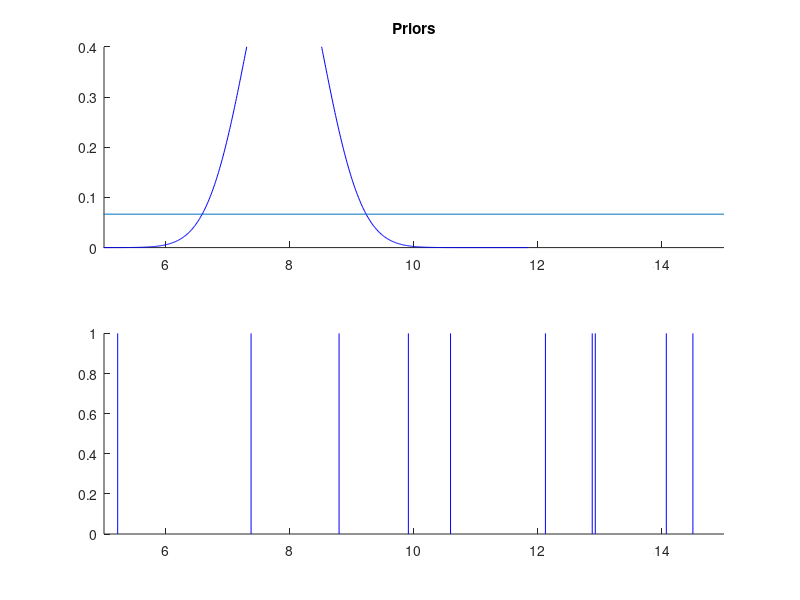
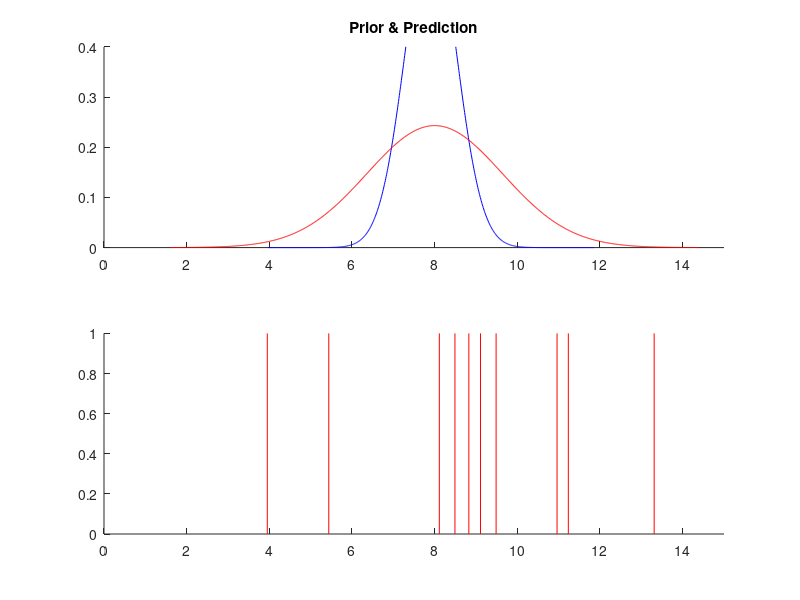
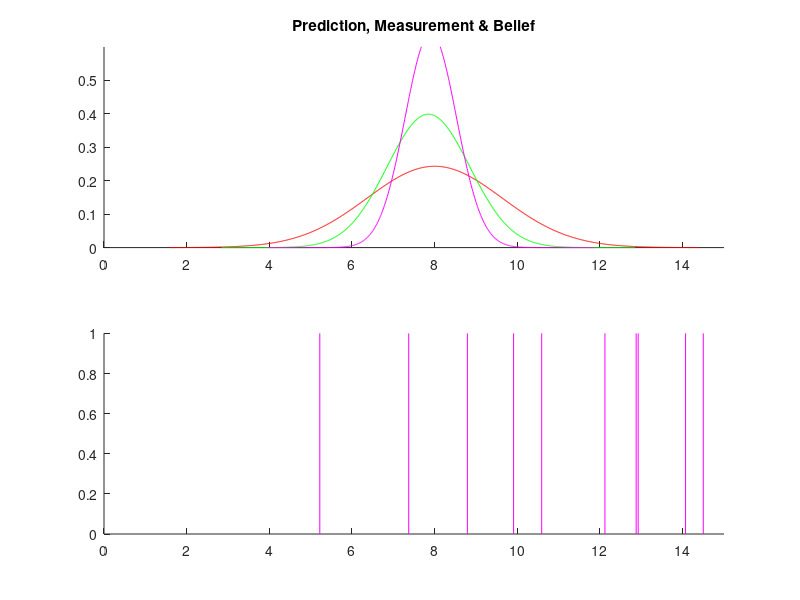
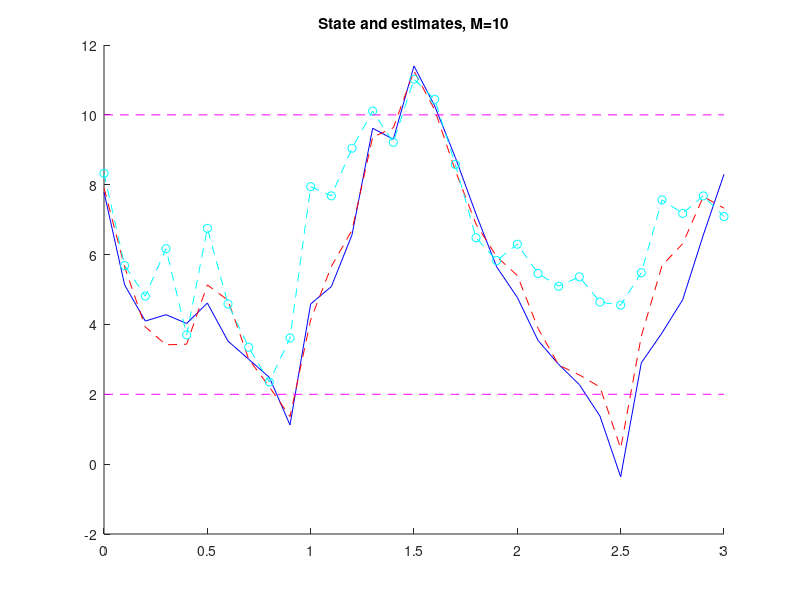

The MATLAB script that drew these images, in order:
pkg load statistics

% Particle filter example
clear;clc;

% Discrete time step
dt = 0.1;

% Prior
mu = 10; % mean (mu)
S = 1;% covariance (Sigma)

% Number of particles
M = 10;
% Prior - uniform over 5 15
X = 5+10*rand(1,M);
X0 = X;

%Motion model
A = 0.8;
B = 3;
R = 1;

% Measurement model
C = 1;
Q = 1;

% Simulation Initializations
Tf = 3;
T = 0:dt:Tf;
x = zeros(1,length(T)+1);
x(1) = mu+sqrt(S)*randn(1);
y = zeros(1,length(T));
u = y;

function [mup, mu, Sp, S] = kalman_filter(t, A, B, C, R, Q, y, u, mu, S)
    % prediction update
    mup = A * mu + B * u(t);
    Sp = A * S * transpose(A) + R;

    % measurement update
    K = Sp * transpose(C) * inv(C * Sp * transpose(C) + Q);
    mu = mup + K * (y(t) - C * mup);
    S = (1 - K * C) * Sp;
end

function [muParticle, SParticle, Xp] = particle_filter(t, M, A, B, C, X, R, Q, y, u)
    % sample
    for m = 1:M
        e = sqrt(R) * randn(1);
        Xp(m) = A * X(m) + B * u(t) + e;
        w(m) = normpdf(y(t), C * Xp(m), Q);
    end

    % re-sample
    W = cumsum(w);
    for m=1:M
        seed = W(end) * rand(1);
        X(m) = Xp(find(W > seed, 1));
    end

    muParticle = mean(X);
    SParticle = var(X);
end

function plot_first_time_step(t, Q, mup, mu, Sp, S, X, X0, Xp, y)
        L = 5;

        % Prior belief
        figure(1);
        clf;
        subplot(2,1,1); hold on;
        z = [(mu - L * sqrt(S)):(0.01):(mu + L * sqrt(S))];
        plot(z, normpdf(z, mu, S), 'b');
        plot([0 15], [1/15 1/15])
        title('Priors')
        axis([5 15 0 0.4])
        subplot(2, 1, 2);
        hold on;
        for m = 1:length(X0)
            plot([X0(m); X0(m)], [0 1], 'b')
        end
        axis([5 15 0 1])

        % Prediction step
        figure(2);
        clf;
        subplot(2,1,1);
        hold on;
        plot(z, normpdf(z, mu, S), 'b');
        z = [(mup - L * sqrt(Sp)):(0.01):(mup + L * sqrt(Sp))];
        plot(z, normpdf(z, mup, Sp),'r');
        title('Prior & Prediction')
        % legend('Prior', 'Prediction')
        axis([0 15 0 0.4])
        subplot(2, 1, 2);
        hold on;
        for m = 1:length(Xp)
            plot([Xp(m); Xp(m)], [0 1], 'r')
        end
        axis([0 15 0 1])

        % Measurement step
        figure(3);
        clf;
        subplot(2,1,1);
        hold on;
        plot(z, normpdf(z, mup, Sp), 'r');
        z = [(y(t) - L * sqrt(Q)):(0.01):(y(t) + L * sqrt(Q))];
        plot(z, normpdf(z, y(t), Q), 'g');
        z = [(mu - L * sqrt(S)):(0.01):(mu + L * sqrt(S))];
        plot(z,normpdf(z, mu, S), 'm');
        axis([0 15 0 0.6]);
        title('Prediction, Measurement & Belief')
        % legend('Prediction','Measurement', 'Belief')
        subplot(2,1,2); hold on;
        for m = 1:length(X)
            plot([X(m); X(m)], [0 1], 'm')
        end
        axis([0 15 0 1]);
end

%% main loop
tic;
for t=1:length(T)
    % select control action
    if (t>1)
        u(t) = u(t-1);
    end
    if (mu > 10)
        u(t) = 0;
    elseif (mu < 2);
        u(t) = 1;
    end

    % update state
    e = sqrt(R)*randn(1);
    x(t + 1) = A * x(t) + B * u(t) + e;

    % take measurement
    d = sqrt(Q) *randn(1);
    y(t) = C * x(t + 1) + d;

    % store prior
    % mu_old = mu;
    % S_old = S;

    % kalman filter estimation
    [mup, mu, Sp, S] = kalman_filter(t, A, B, C, R, Q, y, u, mu, S);

    % store kalman filter estimates
    mup_S(t) = mup;
    mu_S(t) = mu;

    % particle filter estimation
    [muParticle, SParticle, Xp] = particle_filter(t, M, A, B, C, X, R, Q, y, u);

    % store particle filter estimates
    muP_S(t) = muParticle;
    SP_S(t) = SParticle;

    % plot first time step results
    if (t == 1)
        plot_first_time_step(t, Q, mup, mu, Sp, S, X, X0, Xp, y);
    end
end
toc

%Plot full trajectory results
figure(4);
clf;
hold on;
plot(T, x(2:end),'b')
%plot(T,y,'rx')
%plot(T,u,'g');
plot(T, mu_S, 'r--')
plot(T, muP_S, 'co--')
plot(T, 2 * ones(size(T)), 'm--');
plot(T, 10 * ones(size(T)), 'm--');
title('State and estimates, M=10');
% legend('State', 'Kalman Estimate', 'Particle Estimate')
pause
